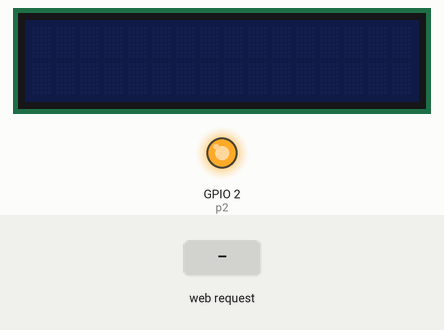
This program was run on a simulated ESP8266 board running MicroPython. Shown: 16×2 character LCD, output pins drawn as LEDs (lit = HIGH). Inputs (shaded band) come from the test bench. WiFi joins after 1.5 s; library files of the repository ran but are not shown: esp8266_i2c_lcd.py; what the program prints to the serial console is not drawn.

Above: at 1.2 s.
1.3 s: HTTP request GET / received
At 2.5 s:
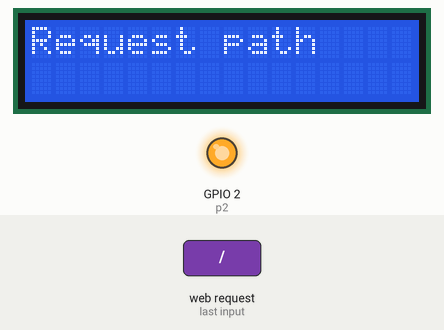
2.8 s: HTTP request GET / received
Timing chart, 0 to 5.8 s (numbered marks = the images above; inputs shaded):
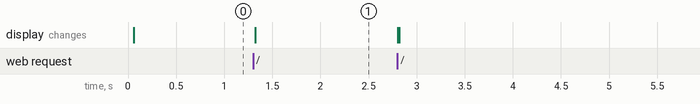

Measured:
- after the input at 1.3 s, the display: changes at once (image 1)

The program:

main.py
```python
import machine
import socket

from time import sleep_ms, ticks_ms
from machine import I2C, Pin
from esp8266_i2c_lcd import I2cLcd

# pins = [machine.Pin(i, machine.Pin.IN) for i in (0, 2, 4, 5, 12, 13, 14, 15)]

# html = """<!DOCTYPE html>
# <html>
#     <head> <title>ESP8266 Pins</title> </head>
#     <body> <h1>ESP8266 Pins</h1>
#         <table border="1"> <tr><th>Pin</th><th>Value</th></tr> %s </table>
#     </body>
# </html>
# """

html2 = """<!DOCTYPE html>
<html>
    <head> <title>ESP8266</title> </head>
    <body> <h1>ESP8266</h1>
        <div> path is: {} </div>
    </body>
</html>
"""

def lcd_display(msg):
    global lcd
    lcd.clear()
    lcd.backlight_on()
    lcd.display_on()
    lcd.putstr("Request path\n{}".format(msg))


def parse_request(text):
    global p2
    if text != '':
        request_line = text.split("\r\n")[0]
        request_line = request_line.split()
        print(request_line)
        # Break down the request line into components
        (request_method,  # GET
         path,            # /hello
         request_version  # HTTP/1.1
         ) = request_line
        print("Method:", request_method)
        print("Path:", path)
        print("Version:", request_version)

        path = path.strip('/')

        if path == 'toggle':
            p2.value(not p2.value())

        elif path == 'on':
            p2.value(0)

        elif path == 'off':
            p2.value(1)

        elif path == 'favicon.ico':
            return

        lcd_display(path)
        return path


def build_response(content):
    return html2.format(content)


def init():
    global p2
    global lcd
    p2 = Pin(2, Pin.OUT)
    p2.value(1)
    i2c = I2C(scl=Pin(5), sda=Pin(4), freq=400000)
    lcd = I2cLcd(i2c, 0x27, 2, 16)
    lcd.clear()
    lcd.display_off()
    lcd.backlight_off()

def main():
    addr = socket.getaddrinfo('0.0.0.0', 80)[0][-1]

    s = socket.socket()
    s.bind(addr)
    s.listen(1)

    print('listening on', addr)

    while True:
        cl, addr = s.accept()
        print('client connected from', addr)

        cl_file = cl.makefile('rwb', 0)

        # while True:
        #     line = cl_file.readline()
        #     if not line or line == b'\r\n':
        #         break
        # rows = ['<tr><td>%s</td><td>%d</td></tr>' % (str(p), p.value()) for p in pins]
        # response = html % '\n'.join(rows)
        content = parse_request(cl.recv(4096).decode('utf-8'))
        response = build_response(content)


        cl.send(response)
        cl.close()


init()
main()
```

boot.py
```python
# This file is executed on every boot (including wake-boot from deepsleep)
#import esp
#esp.osdebug(None)
import gc
import network

sta_if = network.WLAN(network.STA_IF)
ap_if = network.WLAN(network.AP_IF)
sta_if.connect('sputnik1', 'Suerte@Munich')

#import webrepl
#webrepl.start()
gc.collect()
```
